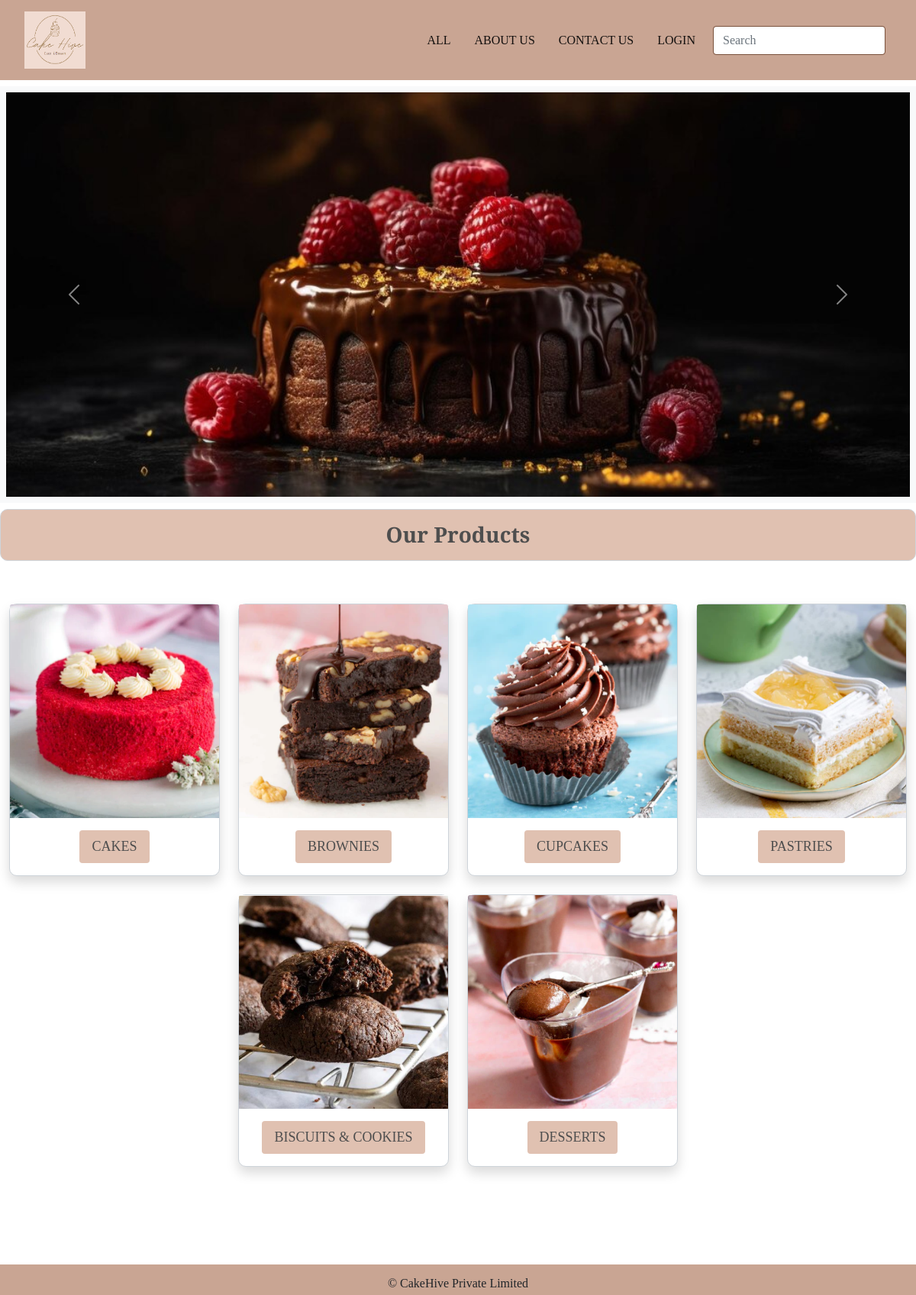
The page / on the database its author committed.
### cakes/models.py (models this page shows, shortened)
class CakeCategory(models.Model):
    name = models.CharField(max_length=60)
    desc = models.TextField()
    image = models.ImageField(upload_to='categories', blank=True, null=True)

### cakes/views.py (the view)
# urls.py: path('', views.allcat, name="allcat"),
def allcat(request):
    c=CakeCategory.objects.all()
    return render(request, 'allcat.html',{'c':c})

### cakes/context_processors.py (called while the page is built)
def links(request):
    c=CakeCategory.objects.all()
    return { 'links':c }

### cart/context_processors.py (called while the page is built, shortened)
def total(request):
    count=0
    return{'count':count}

### templates/allcat.html (shortened to what this page needs)
{% extends 'base.html' %}
{% load static %}
{% block content %}
<div class="container-fluid mt-2 mb-2" style="margin-bottom: 60px; background-color: #f8f9fa; padding: 8px;">
    <div id="carouselExampleInterval" class="carousel slide" data-bs-ride="carousel">
        <div class="carousel-inner">
            <div class="carousel-item active" data-bs-interval="10000">
                <img src="{% static 'images/banner.jpg' %}" class="d-block w-100 carousel-image" alt="...">
            </div>
        </div>
        <button class="carousel-control-prev" type="button" data-bs-target="#carouselExampleInterval" data-bs-slide="prev">
            <span class="carousel-control-prev-icon" aria-hidden="true"></span>
        </button>
        <button class="carousel-control-next" type="button" data-bs-target="#carouselExampleInterval" data-bs-slide="next">
            <span class="carousel-control-next-icon" aria-hidden="true"></span>
        </button>
    </div>
</div>
<div class="container-fluid mt-2" style="margin-bottom: 40px; border: 1px solid #ced4da; background-color: #e0c1b1; border-radius: 10px;">
    <h3 class="text-center fw-bold pt-3 pb-2" style="color: #4e4e4e;">Our Products</h3>
</div>
<div class="container-fluid mt-4 mb-5">
    <div class="row g-3">
        {% if c %}
<div class="container-fluid mt-4 mb-5">
    <div class="row g-3">
        {% if c %}
<div class="container-fluid mt-4 mb-5">
    <div class="row justify-content-center">
        {% for i in c %}
        <div class="col-12 col-sm-6 col-md-4 col-lg-3 mb-4">
            <div class="card h-100 shadow">
                <img src="{{ i.image.url }}" class="card-img-top" alt="..." style="width: 100%; height: 280px; object-fit: cover;">
                <div class="card-body text-center">
                    <a class="btn btn-primary" href="{% url 'cakes:viewcake' i.id %}">{{ i.name }}</a>
                </div>
            </div>
        </div>
        {% endfor %}
    </div>
</div>
{% endif %}
    </div>
</div>
{% endif %}
    </div>
</div>
{% endblock %}

### templates/base.html (shortened to what this page needs)
<!DOCTYPE html>
{% load static %}
<html lang="en">
<head>
    <link href="https://cdn.jsdelivr.net/npm/bootstrap@5.0.2/dist/css/bootstrap.min.css" rel="stylesheet">
    <link rel="stylesheet" href="{% static 'css/style.css' %}">
<link rel="stylesheet" href="https://cdnjs.cloudflare.com/ajax/libs/font-awesome/6.5.1/css/all.min.css" />
</head>
<body>
<header>
<nav class="navbar navbar-expand-lg navbar-light" style="background-color:#c9a593; padding: 10px 20px;">
  <div class="container-fluid">
    <a class="navbar-brand" href="#">
      <img src="{% static 'images/img_1.png' %}" height="75px" width="80px" alt="Logo">
    </a>
    <div class="collapse navbar-collapse" id="navbarSupportedContent">
      <ul class="navbar-nav ms-auto mb-2 mb-lg-0">
        <li class="nav-item">
          <a class="nav-link active" aria-current="page" href="{% url 'cakes:allcat' %}" style="margin-right: 15px;">ALL</a>
        </li>
        <li class="nav-item">
          <a class="nav-link active" aria-current="page" href="{% url 'cakes:about' %}" style="margin-right: 15px;">ABOUT US</a>
        </li>
        <li class="nav-item">
          <a class="nav-link active" aria-current="page" href="{% url 'cakes:contact' %}" style="margin-right: 15px;">CONTACT US</a>
        </li>
        {% if user.is_authenticated %}
        <li class="nav-item dropdown">
          <a class="nav-link dropdown-toggle" href="#" id="navbarDropdown" role="button" data-bs-toggle="dropdown" aria-expanded="false" style="margin-right: 15px;">
            CAKES
          </a>
          <ul class="dropdown-menu" aria-labelledby="navbarDropdown">
            {% for i in links %}
            <li><a class="dropdown-item" href="{% url 'cakes:viewcake' i.id %}">{{ i.name }}</a></li>
            {% endfor %}
          </ul>
        </li>
        <li class="nav-item">
          <a class="nav-link active" aria-current="page" href="{% url 'cakes:logout' %}" style="margin-right: 15px;">LOGOUT</a>
        </li>
        {% if user.is_superuser != True %}
        <li class="nav-item">
          <a class="nav-link active" aria-current="page" href="{% url 'cart:cartview' %}" style="margin-right: 15px; font-size: 20px;">
            <i class="fa-solid fa-cart-shopping"></i>&nbsp;<sup style="font-size: 12px;">{{ count }}</sup>
          </a>
        </li>
        <li class="nav-item">
          <a class="nav-link active" aria-current="page" href="{% url 'cart:orderview' %}" style="margin-right: 15px;">YOUR ORDERS</a>
        </li>
        {% endif %}
        {% else %}
        <li class="nav-item">
          <a class="nav-link active" aria-current="page" href="{% url 'cakes:login' %}" style="margin-right: 15px;">LOGIN</a>
        </li>
        {% endif %}
      </ul>
      <form class="d-flex" method="POST" action="{% url 'search:searchcakes' %}">
        <input class="form-control me-2" type="search" name="q" placeholder="Search" aria-label="Search" style="border-color: #7a523d;">
      </form>
    </div>
  </div>
</nav>
</header>
{% block content %}
{% endblock %}
<footer>
    <div class="footer ">
    <p class="text-center  "> &copy; CakeHive Private Limited</p>
    </div>
</footer>
</body>
</html>

### static/css/style.css (style rules this page uses)
body { font-family: "Spectral", serif; font-weight: 400; font-style: normal; }
.footer { position: fixed; bottom: 0; width: 100%; height: 40px; background-color: #c9a593; text-align: center; line-height: 50px; }

### templates/allcat.html (style rules this page uses)
.card { border: 1px solid #ced4da; border-radius: 10px; transition: transform 0.2s ease; }
.card-img-top { height: 350px; object-fit: cover; }
.card-body { text-align: center; }
.card .btn { background-color: #e0c1b1; color: #4e4e4e; border: none; padding: 8px 16px; font-size: 18px; text-decoration: none; transition: background-color 0.3s ease; }
.carousel-image { height: 530px; object-fit: cover; }

### rows shown on the page
CakeCategory: image (picture), name "CAKES"
CakeCategory: image (picture), name "BROWNIES"
CakeCategory: image (picture), name "CUPCAKES"
CakeCategory: image (picture), name "PASTRIES"
CakeCategory: image (picture), name "BISCUITS & COOKIES"
CakeCategory: image (picture), name "DESSERTS"
